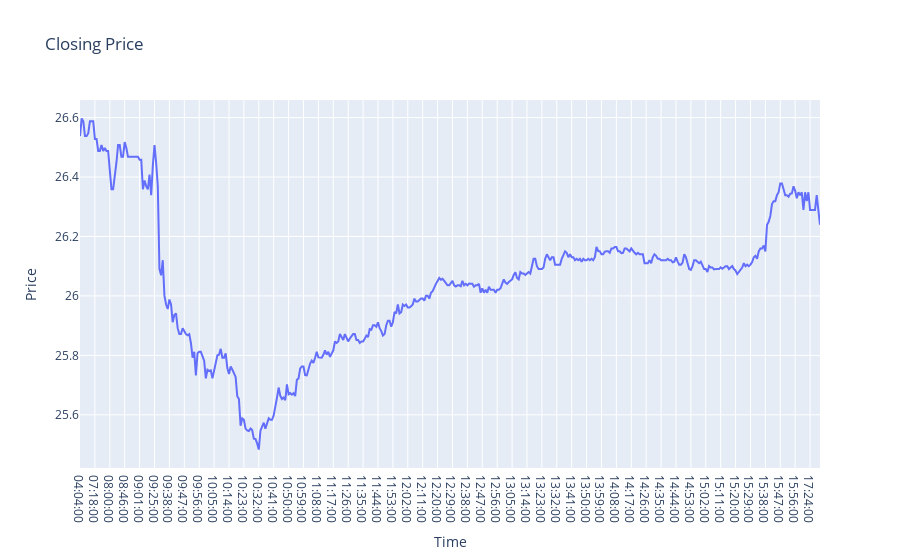

Here is the notebook cell this chart was saved with:
### Code cell
import plotly.graph_objects as go
## Plot the closing prices with time in the x axis and price ini the y axis
fig = go.Figure(data=go.Scatter(x=dfAA1day1["Time"], y=dfAA1day1["Closing Price"], mode='lines'))
## Plot the closing prices with time in the x axis and price ini the y axis

fig.update_layout(
    title='Closing Price',
    xaxis=dict(title='Time'),
    yaxis=dict(title='Price')
)

# Show the plot
fig.show()

### Figure 1 — Plotly figure (JSON) as saved in the notebook; plotly's stock layout.template omitted (floating-point values rounded to 4 significant figures; data arrays with more than 128 entries replaced by an {"elided": "..."} marker saying what was removed)
{"data": [{"mode": "lines", "type": "scatter", "x": {"elided": "448 str values"}, "y": {"elided": "448 float values"}}], "layout": {"title": {"text": "Closing Price"}, "xaxis": {"title": {"text": "Time"}}, "yaxis": {"title": {"text": "Price"}}}}
